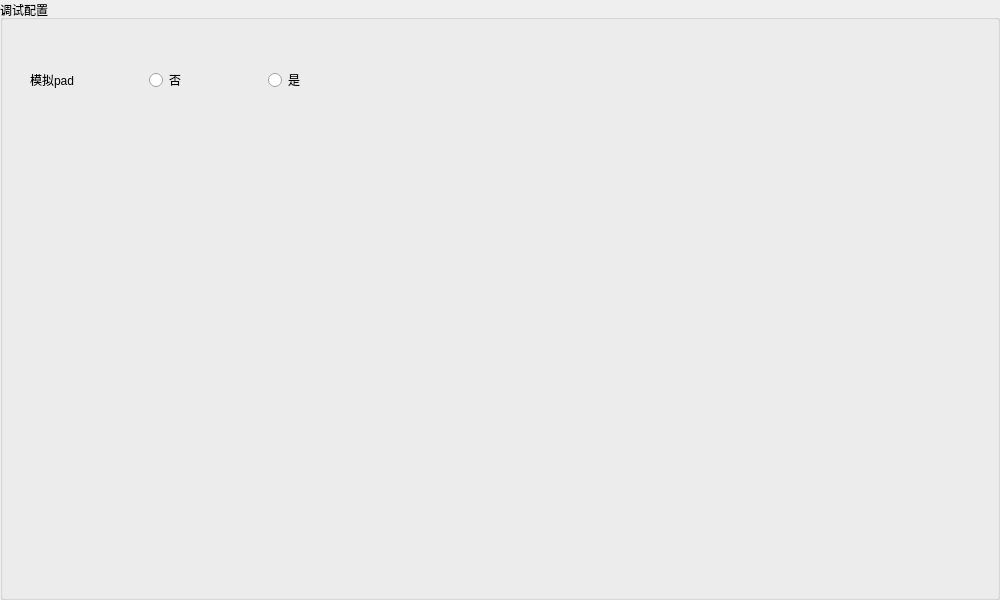
<?xml version="1.0" encoding="UTF-8"?>
<ui version="4.0">
 <class>debugBox</class>
 <widget class="QGroupBox" name="debugBox">
  <property name="geometry">
   <rect>
    <x>0</x>
    <y>0</y>
    <width>1000</width>
    <height>600</height>
   </rect>
  </property>
  <property name="minimumSize">
   <size>
    <width>1000</width>
    <height>600</height>
   </size>
  </property>
  <property name="windowTitle">
   <string>GroupBox</string>
  </property>
  <property name="title">
   <string>调试配置</string>
  </property>
  <widget class="QWidget" name="horizontalWidget" native="true">
   <property name="geometry">
    <rect>
     <x>30</x>
     <y>40</y>
     <width>351</width>
     <height>80</height>
    </rect>
   </property>
   <layout class="QHBoxLayout" name="horizontalLayout">
    <item alignment="Qt::AlignLeft|Qt::AlignVCenter">
     <widget class="QLabel" name="label">
      <property name="text">
       <string>模拟pad</string>
      </property>
     </widget>
    </item>
    <item>
     <widget class="QRadioButton" name="no">
      <property name="text">
       <string>否</string>
      </property>
     </widget>
    </item>
    <item>
     <widget class="QRadioButton" name="yes">
      <property name="text">
       <string>是</string>
      </property>
     </widget>
    </item>
   </layout>
  </widget>
 </widget>
 <resources/>
 <connections/>
</ui>
